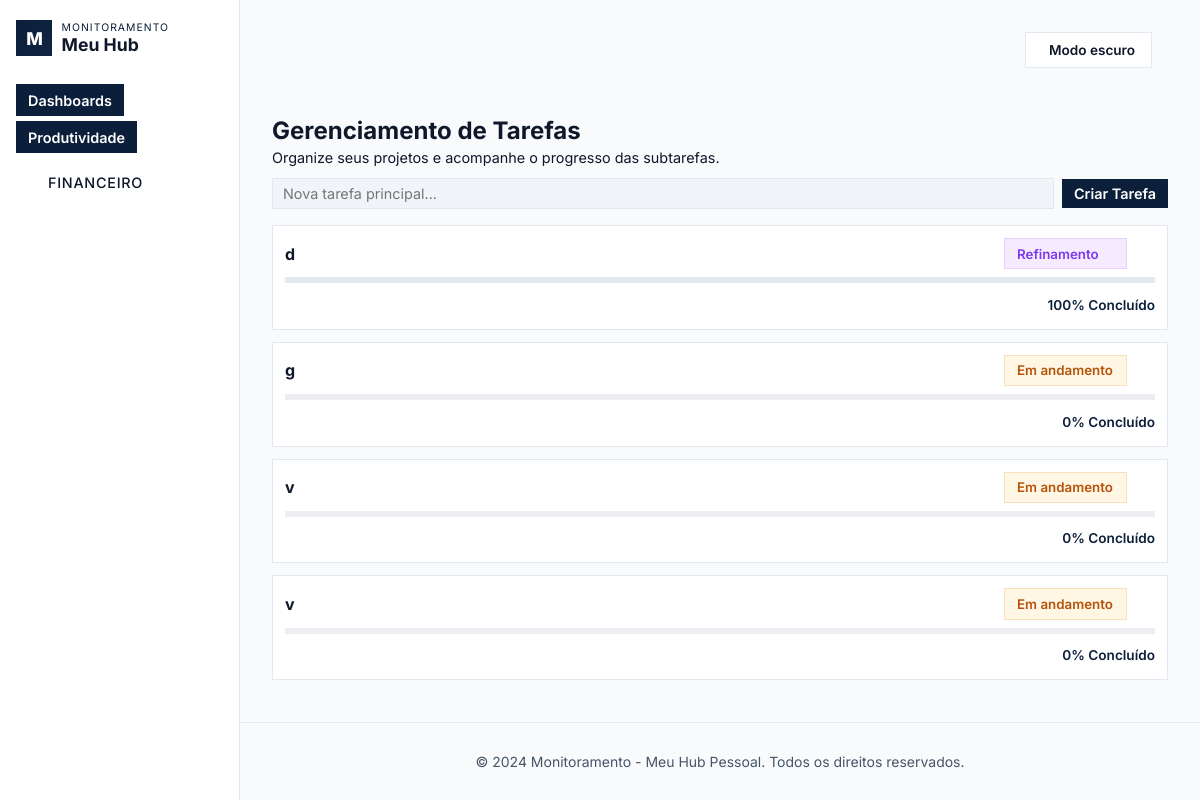
Screenshot of /tarefas with the database file from the repository.
### models.py (models this page shows)
class Tarefa(db.Model):
    id = db.Column(db.Integer, primary_key=True)
    titulo = db.Column(db.String(150), nullable=False)
    status = db.Column(db.String(20), default="em-andamento", nullable=False)
    ordem = db.Column(db.Integer, default=0, nullable=False)
    subtarefas = db.relationship('Subtarefa', backref='tarefa', lazy=True, cascade="all, delete-orphan", order_by="Subtarefa.ordem")
    @property
    def progresso(self):
        total = len(self.subtarefas)
        if total == 0:
            return 0
        concluidas = sum(1 for s in self.subtarefas if s.concluida)
        return int((concluidas / total) * 100)

class Subtarefa(db.Model):
    id = db.Column(db.Integer, primary_key=True)
    descricao = db.Column(db.String(150), nullable=False)
    concluida = db.Column(db.Boolean, default=False)
    ordem = db.Column(db.Integer, default=0) # Para o ranqueamento
    tarefa_id = db.Column(db.Integer, db.ForeignKey('tarefa.id'), nullable=False)

### app.py (the view)
@app.route('/tarefas')
def tarefas():
    lista_tarefas = Tarefa.query.options(joinedload(Tarefa.subtarefas)).order_by(Tarefa.ordem).all()
    return render_template('modules/Produtividade/tarefas.html', tarefas=lista_tarefas)

### templates/modules/Produtividade/tarefas.html (shortened to what this page needs)
{% extends 'base.html' %}
{% block content %}
<link rel="stylesheet" href="{{ url_for('static', filename='produtividade/tarefa/css/tarefa.css') }}">
<div class="header">
    <h1>Gerenciamento de Tarefas</h1>
    <p>Organize seus projetos e acompanhe o progresso das subtarefas.</p>
</div>
<form action="{{ url_for('add_tarefa') }}" method="POST" class="add-form" id="addTaskForm">
    <input type="text" name="titulo" placeholder="Nova tarefa principal..." required>
    <button type="submit">Criar Tarefa</button>
</form>
<div id="tasks-list" style="display: flex; flex-direction: column; gap: 0.75rem;">
    {% for tarefa in tarefas %}
    <div class="card task-card" draggable="true" data-id="{{ tarefa.id }}">
        <div style="display: flex; justify-content: space-between; align-items: center; margin-bottom: 0.5rem; gap: 1rem;">
            <div onclick="toggleSubtasks({{ tarefa.id }})" style="flex: 1; display: flex; align-items: center; cursor: pointer; user-select: none; gap: 0.5rem;">
                <h3 style="margin: 0; font-size: 1rem;">{{ tarefa.titulo }}</h3>
            </div>
            <div class="status-wrapper">
                <select id="status-select-{{ tarefa.id }}" class="status-select status-{{ tarefa.status }}" onchange="changeStatus({{ tarefa.id }}, this.value)">
                    <option value="em-andamento" {% if tarefa.status == 'em-andamento' %}selected{% endif %}>Em andamento</option>
                    <option value="refinamento" {% if tarefa.status == 'refinamento' %}selected{% endif %}>Refinamento</option>
                </select>
            </div>
            <form action="{{ url_for('delete_tarefa', tarefa_id=tarefa.id) }}" method="POST" style="margin: 0;" onsubmit="return confirm('Tem certeza que deseja excluir esta tarefa e TODAS as suas subtarefas?');">
                <button type="submit" class="delete-btn" title="Excluir Tarefa"></button>
            </form>
        </div>
        <div>
            <div class="progress-bar-container">
                <div class="progress-bar" style="width: {{ tarefa.progresso }}%;"></div>
            </div>
            <p class="progress-text">{{ tarefa.progresso }}% Concluído</p>
        </div>
    </div>
    {% else %}
    <p style="color: var(--text-secondary);">Nenhuma tarefa cadastrada. Crie uma acima!</p>
    {% endfor %}
</div>
{% endblock %}

### static/base/css/style.css (style rules this page uses)
:root { --bg-color: #F8FAFC; --surface: #FFFFFF; --surface-strong: #F1F5F9; --sidebar-bg: #FFFFFF; --text-primary: #0F172A; --text-secondary: #475569; --accent-color: #0B1F3A; --accent-hover: #102542; --success-color: #10B981; --danger-color: #EF4444; --warning-color: #F59E0B; --border-color: #E2E8F0; --shadow: none; --shadow-md: none; --radius: 0px; --radius-sm: 0px; --transition: 0.2s ease; }
* { box-sizing: border-box; font-family: 'Inter', system-ui, sans-serif; }
html { scroll-behavior: smooth; }
body { margin: 0; min-height: 100vh; display: flex; background: var(--bg-color); color: var(--text-primary); transition: background-color var(--transition), color var(--transition); }
.header { margin-bottom: 0.75rem; }
.header h1 { margin: 0 0 0.25rem 0; font-size: 1.35rem; }
.header p { margin: 0; font-size: 0.85rem; }
.add-form, .add-subtask-form { display: flex; flex-direction: column; gap: 8px; margin-bottom: 1rem; }
input[type="text"] { flex: 1; min-width: 0; padding: 6px 10px; border: 1px solid var(--border-color); border-radius: 0; outline: none; font-size: 0.9rem; background: var(--surface-strong); color: var(--text-primary); transition: border-color 0.25s ease, box-shadow 0.25s ease; }
button { background-color: var(--accent-color); color: white; border: none; padding: 6px 12px; border-radius: 0; cursor: pointer; font-weight: 600; font-size: 0.9rem; transition: background-color 0.2s ease, transform 0.2s ease, box-shadow 0.2s ease; }
.card { background: var(--surface); padding: 0.75rem; border-radius: 0; border: 1px solid var(--border-color); box-shadow: none; transition: transform 0.25s ease, border-color 0.25s ease; }
.card h3 { margin-top: 0; margin-bottom: 0.25rem; font-size: 1rem; }
.progress-bar-container { width: 100%; height: 6px; background-color: rgba(148, 163, 184, 0.18); border-radius: 0; overflow: hidden; margin-bottom: 0.3rem; }
.progress-bar { height: 100%; background: linear-gradient(90deg, var(--success-color), #22c55e); transition: width 0.4s ease; }
.progress-text { font-size: 0.75rem; color: var(--text-secondary); margin-bottom: 0.25rem; }
.delete-btn { background: none; border: none; color: var(--danger-color); font-size: 1rem; cursor: pointer; padding: 4px 6px; border-radius: 0; display: flex; align-items: center; justify-content: center; transition: background 0.2s ease, color 0.2s ease, opacity 0.2s ease; flex-shrink: 0; }
.status-em-andamento { background-color: rgba(251, 191, 36, 0.15); color: #d97706; border: 1px solid rgba(217, 119, 6, 0.3); }
.status-refinamento { background-color: rgba(168, 85, 247, 0.15); color: #a855f7; border: 1px solid rgba(168, 85, 247, 0.3); }
.status-wrapper { position: relative; display: inline-block; }
.status-select { -webkit-appearance: none; -moz-appearance: none; appearance: none; padding: 0.35rem 0.75rem; border-radius: 0; border: 1px solid transparent; font-weight: 600; cursor: pointer; }
.status-select.status-em-andamento { background-color: rgba(251, 191, 36, 0.12); color: #b45309; border-color: rgba(217, 119, 6, 0.18); }
.status-select.status-refinamento { background-color: rgba(168, 85, 247, 0.12); color: #7c3aed; border-color: rgba(168, 85, 247, 0.18); }
.task-card { transition: transform 0.18s ease, box-shadow 0.18s ease, opacity 0.18s ease; }
.progress-bar { flex: 1; height: 6px; background: var(--border-color); border-radius: 0; overflow: hidden; }
.progress-text { font-weight: 600; color: var(--accent-color); font-size: 0.8rem; min-width: 32px; text-align: right; }
@media (min-width: 769px) { body { flex-direction: row; } }
@media (min-width: 769px) { .header h1 { font-size: 1.5rem; } }
@media (min-width: 769px) { .header p { font-size: 0.9rem; } }
@media (min-width: 769px) { .add-form, .add-subtask-form { flex-direction: row; align-items: center; } }
@media (min-width: 769px) { .add-form button { width: auto; } }
@media (min-width: 769px) { .progress-text { font-size: 0.85rem; min-width: 40px; } }

### templates/base.html (style rules this page uses)
body { margin: 0; padding: 0; display: flex; height: 100vh; overflow: hidden; flex-direction: column; }
@media (min-width: 768px) { body { flex-direction: row; } }

### rows the page displays
Tarefa: titulo "d", status+id "Refinamento", progresso "100"
Tarefa: titulo "g", status+id "Em andamento", progresso "0"
Tarefa: titulo "v", status+id "Em andamento", progresso "0"
Tarefa: titulo "v", status+id "Em andamento", progresso "0"
